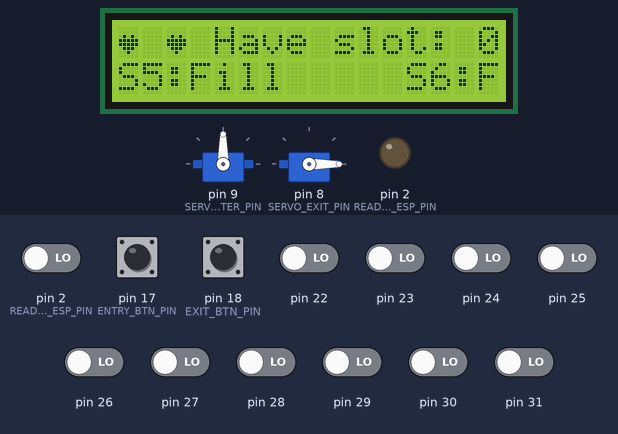
Recording of a program running on a simulated Arduino Mega 2560, built with avr-gcc and run on an emulated ATmega2560. Shown: 16×2 character LCD, 2 × servo, output pins drawn as LEDs (lit = HIGH). The test bench sets the inputs (shaded band); at power-on: pin 17 (ENTRY_BTN_PIN), pin 18 (EXIT_BTN_PIN) HIGH, pin 2 (READ_FROM_ESP_PIN), pin 22–31 LOW. Pins used as bus, display or sensor lines are not drawn; what the program prints to the serial monitor is not drawn.

Above: at 1.3 s.
1.4 s: pin 26 driven HIGH
At 3.1 s:
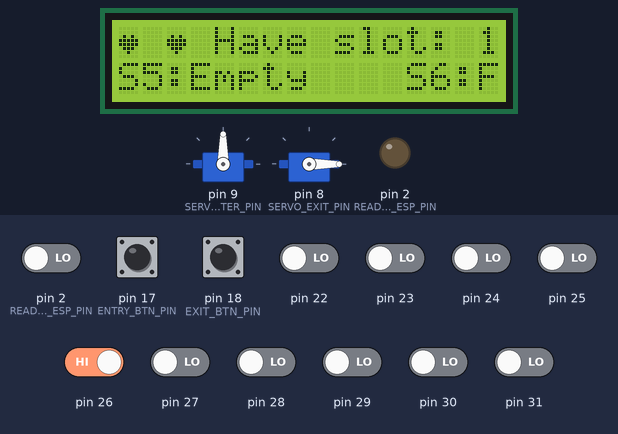
5.6 s: pin 2 (READ_FROM_ESP_PIN) driven HIGH
At 8.7 s:
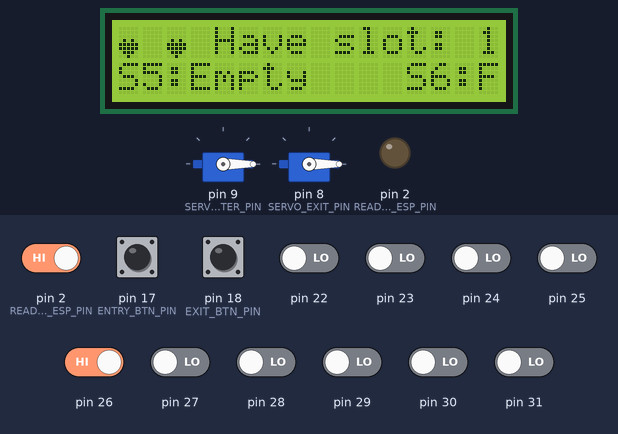
9.8 s: pin 27 driven HIGH
At 10.9 s:
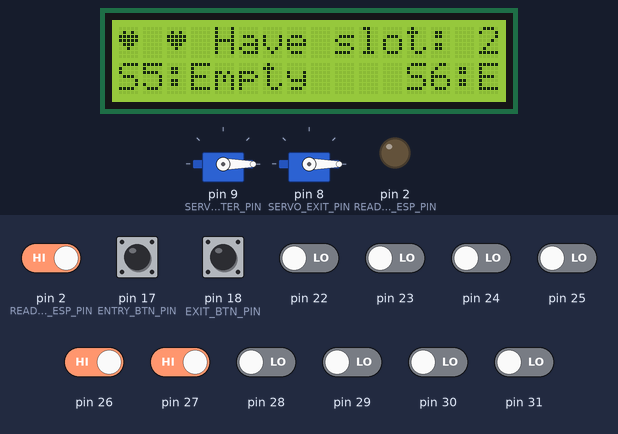
14.0 s: pin 26 driven LOW
At 14.9 s:
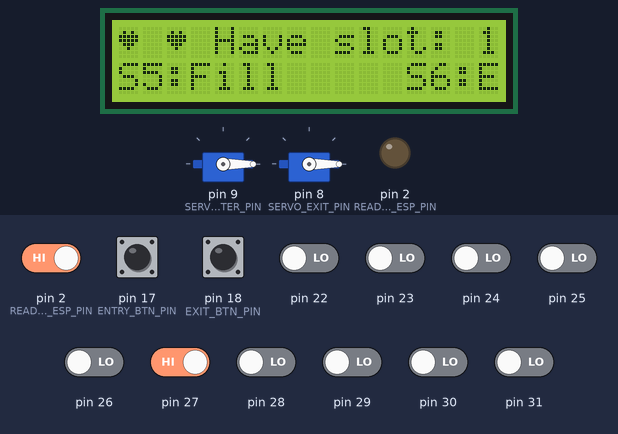
18.2 s: pin 27 driven LOW
At 19.7 s:
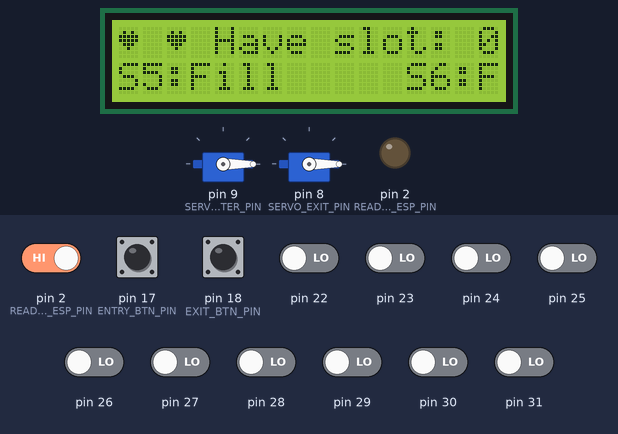
22.4 s: pin 18 (EXIT_BTN_PIN) pulled LOW for 1.25 s
At 25.2 s:
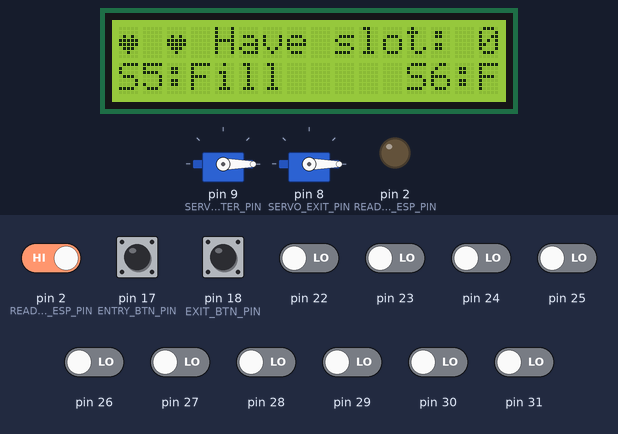
Timing chart, 0 to 26.7 s (numbered marks = the images above; inputs shaded):
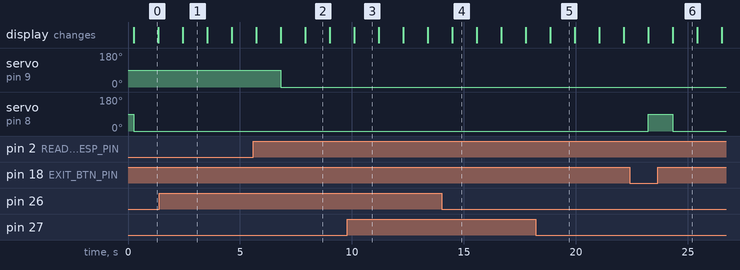

Measured:
- after the input at 1.4 s, the display: changes after 1.0 s (image 1)
- after the input at 5.6 s, servo on pin 9 (SERVO_ENTER_PIN): 90° → 0° after 1.2 s
- after the input at 9.8 s, the display: changes after 0.30 s (image 3)
- after the input at 14.0 s, the display: changes after 0.48 s (image 4)
- after the input at 18.2 s, the display: changes after 0.66 s (image 5)
- after the input at 22.4 s, servo on pin 8 (SERVO_EXIT_PIN): 0° → 90° after 0.83 s, → 0° 1.1 s later
- what the display in image 0 shows lasts 1.1 s, from 0.2 s to 1.3 s

The program:

main.cpp
```cpp
#include <SPS_Gate.h>
#include <SPS_Display.h>
#include <SPS_Infrared_Sensor.h>
#include <SPS_RFID_Scanner.h>

#define OPEN 1
#define CLOSE 0

#define IR_CAR_1 22
#define IR_CAR_2 23
#define IR_CAR_3 24
#define IR_CAR_4 25
#define IR_CAR_5 26
#define IR_CAR_6 27
#define IR_ENTRY_FRONT 28
#define IR_ENTRY_BACK 29
#define IR_EXIT_FRONT 30
#define IR_EXIT_BACK 31

#define SERVO_ENTER_PIN 9
#define SERVO_EXIT_PIN 8
#define SERVO_DELAY_MS 0

#define RFID_ENTER_SS_PIN 53
#define RFID_ENTER_RST_PIN 5

#define ENTRY_BTN_PIN 17 //Button 2
#define EXIT_BTN_PIN 18 //Button 1

#define LCD_ADDR 0x27
#define LCD_FPS 45

#define LED_PIN 3
#define LIGHT_SENSOR_PIN 4

#define READ_FROM_ESP_PIN 2

#define TOTAL_SLOTS 6

SPS_InfraredSensor infraredSensor(IR_CAR_1, IR_CAR_2, IR_CAR_3, IR_CAR_4, IR_CAR_5, IR_CAR_6, IR_ENTRY_FRONT, IR_ENTRY_BACK, IR_EXIT_FRONT, IR_EXIT_BACK);
SPS_Display display(LCD_ADDR, LCD_FPS);
SPS_Gate entryGate(SERVO_ENTER_PIN, SERVO_DELAY_MS);
//SPS_Gate entryGate(SERVO_ENTER_PIN, SERVO_DELAY_MS, 90);
SPS_Gate exitGate(SERVO_EXIT_PIN, SERVO_DELAY_MS);
//SPS_RFID_Scanner exitScanner(RFID_EXIT_SS_PIN, RFID_ENTER_RST_PIN);
SPS_RFID_Scanner entryScanner(RFID_ENTER_SS_PIN, RFID_ENTER_RST_PIN);

bool hasSlot;
bool hasChangeState;
int slotStates[TOTAL_SLOTS];
int prevSlotStates[TOTAL_SLOTS] = {0, 0, 0, 0, 0, 0};
int currentEntrySwitchState;
int currentExitSwitchState;

bool isEntryFrontSensorDetected;
bool isEntryBackSensorDetected;
bool isExitFrontSensorDetected;
bool isExitBackSensorDetected;

bool isValidCardDetected;

bool currentEntryGateStatus;
bool currentExitGateStatus;
uint8_t currentESPSignalMode;
bool entryMode; //true is MANUAL, false is AUTO
bool exitMode;

unsigned char** validUIDs = new unsigned char*[6];  // 6 rows


void setup() {
  pinMode(ENTRY_BTN_PIN, INPUT_PULLUP);
  pinMode(EXIT_BTN_PIN, INPUT_PULLUP);
  currentEntrySwitchState = digitalRead(ENTRY_BTN_PIN);
  currentExitSwitchState = digitalRead(EXIT_BTN_PIN);
  entryMode = false;
  exitMode = false;

  Serial.begin(9600);
  hasSlot = true;
  currentESPSignalMode = INPUT;
  pinMode(READ_FROM_ESP_PIN, INPUT);

  isEntryFrontSensorDetected = false;
  isEntryBackSensorDetected = false;
  isExitFrontSensorDetected = false;
  isExitBackSensorDetected = false;

  isValidCardDetected = false;

  // Allocate memory for each row and populate the array
  validUIDs[0] = new unsigned char[4]{ 0x6D, 0xE2, 0xD7, 0x21 };  // Thẻ 1
  validUIDs[1] = new unsigned char[4]{ 0x23, 0x0A, 0x54, 0x11 };  // Thẻ 2
  validUIDs[2] = new unsigned char[4]{ 0xE3, 0x9A, 0x66, 0x10 };  // Thẻ 3
  validUIDs[3] = new unsigned char[4]{ 0x43, 0x34, 0x54, 0x10 };  // Thẻ 4
  validUIDs[4] = new unsigned char[4]{ 0x40, 0x1E, 0x4A, 0x12 };  // Thẻ 5
  validUIDs[5] = new unsigned char[4]{ 0x6A, 0xD5, 0x17, 0xA4 };  // Thẻ 6

  infraredSensor.init();
  display.init();
  entryGate.init();
  entryScanner.init(validUIDs, 6);
  exitGate.init();
}

void sendStateToEsp () {
  String message = "STATE:{";
  for (int i = 0; i < TOTAL_SLOTS; i++) {
    message += String(prevSlotStates[i]);
    if (i < TOTAL_SLOTS - 1) {
      message += ",";
    }
  }
  message += "}";

  Serial.println(message);
}

void printValidCard (int index) {
  String result = "";
  for (int i = 0; i < 4; i++) {
    result += "0x";
    if (validUIDs[index][i] < 0x10) {
      result += "0";
    }
    result += String(validUIDs[index][i], HEX);
    result.toUpperCase();

    if (i < 3) {
      result += "-";
    }
  }

  Serial.println("CARD:" + result);
}

void updateEntryGateStatus() {
  if (currentEntryGateStatus == OPEN) {
    // Serial.println("if statement: " + String(isEntryFrontSensorDetected) + String(isEntryBackSensorDetected)); // debug
    if (!isEntryFrontSensorDetected && !isEntryBackSensorDetected) {
      currentEntryGateStatus = CLOSE;
      entryScanner.clearCache();
    }
  } else {
    // Serial.println("else statement: " + String(hasSlot) + String(isValidCardDetected) + String(isEntryFrontSensorDetected)); // debug
    if (hasSlot && isValidCardDetected && isEntryFrontSensorDetected) {
      currentEntryGateStatus = OPEN;
    } else {
      currentEntryGateStatus = CLOSE;
      entryScanner.clearCache();
    }
  }
}

void updateExitGateStatus() {
  if (currentExitGateStatus == OPEN) {
    if (!isExitFrontSensorDetected && !isExitBackSensorDetected) {
      currentExitGateStatus = CLOSE;
      //exitScanner.clearCache();
    }
  } else {
    if (isExitFrontSensorDetected) {
      currentExitGateStatus = OPEN;
    } else {
      currentExitGateStatus = CLOSE;
      //exitScanner.clearCache();
    }
  }
}

void readSensor() {
  int slotsLeft = TOTAL_SLOTS;
  int sensorValue;
  int prevSlotStateCounter = 0;

  for (int i = 0; i < 6; i++) {
    sensorValue = infraredSensor.isParkingSensorDetected(i) ? 1 : 0;
    if(slotStates[i] != sensorValue){
      prevSlotStates[i] = slotStates[i];
      prevSlotStateCounter++;
    }
    slotStates[i] = sensorValue;
    slotsLeft = slotsLeft - slotStates[i];
  }

  hasChangeState = prevSlotStateCounter > 0;

  hasSlot = slotsLeft > 0;

  isEntryFrontSensorDetected = infraredSensor.isEntryFrontSensorDetected();
  isEntryBackSensorDetected = infraredSensor.isEntryBackSensorDetected();
  isExitFrontSensorDetected = infraredSensor.isExitFrontSensorDetected();
  isExitBackSensorDetected = infraredSensor.isExitBackSensorDetected();

  int detectedCardIndex  = entryScanner.validateCard();
  if(detectedCardIndex != -1){
    printValidCard(detectedCardIndex);
  }

  if(!entryMode){ //only update in `auto` mode
    updateEntryGateStatus();
  }
  if(!exitMode) { //only update in `auto` mode
    updateExitGateStatus();
  }
}

void render() {
  display.render(slotStates[0], slotStates[1], slotStates[2], slotStates[3], slotStates[4], slotStates[5]);
}

int readSignnalFromESP () {
  if(currentESPSignalMode != INPUT){
    pinMode(READ_FROM_ESP_PIN, INPUT);
    currentESPSignalMode = INPUT;
  }
  int signal = digitalRead(READ_FROM_ESP_PIN);
  return signal;
}

void resetSignalFromESP () {
  if(currentESPSignalMode != OUTPUT){
    pinMode(READ_FROM_ESP_PIN, OUTPUT);
    currentESPSignalMode = OUTPUT;
  }
  digitalWrite(READ_FROM_ESP_PIN, LOW);
}

void captureEntrySwitchChangeStateEvent(){ // entry toggle event
  int newEntrySwitchSignal = digitalRead(ENTRY_BTN_PIN);
  if(newEntrySwitchSignal != currentEntrySwitchState){
    if (!entryMode){
      currentEntryGateStatus = currentEntryGateStatus == OPEN ? CLOSE : OPEN;
    }
    entryMode = !entryMode;
    currentEntrySwitchState = newEntrySwitchSignal; // require for toggling
  }
}

void captureExitSwitchChangeStateEvent(){ //exit toggle event
  int newExitSwitchSignal = digitalRead(EXIT_BTN_PIN);
  if(newExitSwitchSignal != currentExitSwitchState){
    if (!exitMode){
      currentExitGateStatus = currentExitGateStatus == OPEN ? CLOSE : OPEN;
    }
    exitMode = !exitMode;
    currentExitSwitchState = newExitSwitchSignal;
  }
}

void loop() {
  captureEntrySwitchChangeStateEvent();
  captureExitSwitchChangeStateEvent();
  readSensor();
  render();

  if (currentEntryGateStatus == OPEN) {
    // Serial.println("open");
    entryGate.open();
  } else {
    // Serial.println("close");
    entryGate.close();
  }

  if (currentExitGateStatus == OPEN) {
    exitGate.open();
  } else {
    exitGate.close();
  }

  if(readSignnalFromESP() == HIGH){
    Serial.println("Receive card valid signal from esp");
    isValidCardDetected = true;
    resetSignalFromESP();
  }else{
    isValidCardDetected = false;
  }

  if(hasChangeState){
    sendStateToEsp();
  }

  delay(1000);
}
```
